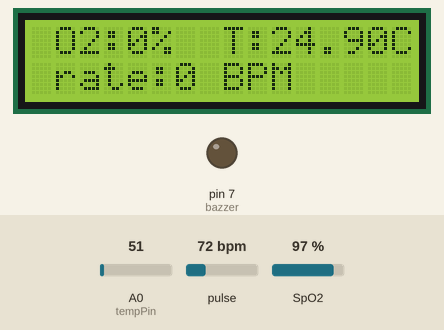
This sketch was run on a simulated Arduino Uno, built with avr-gcc and run on an emulated ATmega328P. On the bench: 16×2 character LCD, output pins drawn as LEDs (lit = HIGH). Dashed ring = blinking. Inputs (shaded band) come from the test bench; at power-on: pulse 72 bpm, A0 (tempPin) = 51, SpO2 97 %. What the sketch prints to the serial monitor is not drawn.

Above: at 1.6 s.
1.7 s: pulse set to 158 bpm
At 4.2 s:
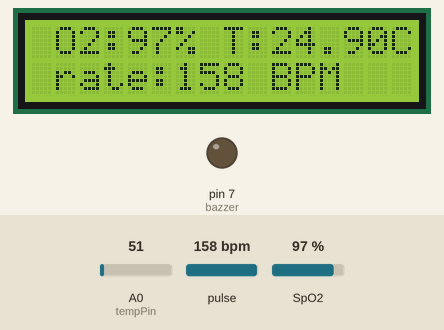
4.3 s: A0 (tempPin) set to 61
At 5.7 s:
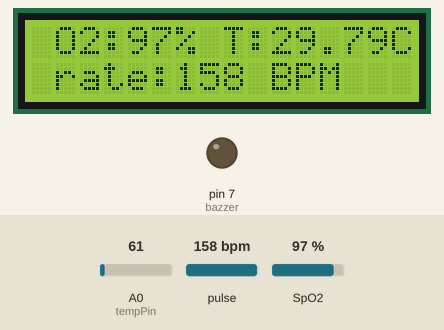
6.5 s: SpO2 set to 80 %
At 9.0 s:
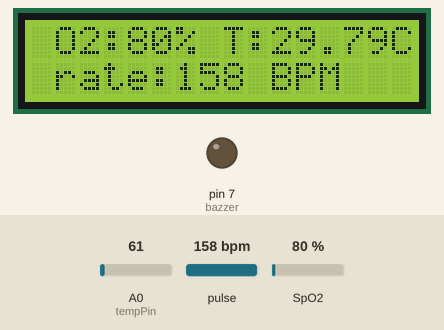
9.5 s: A0 (tempPin) set to 71
At 11.2 s:
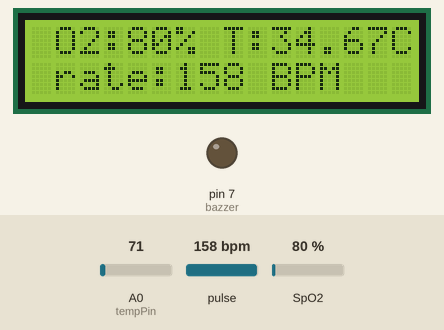
11.5 s: pulse set to 61 bpm
At 14.3 s:
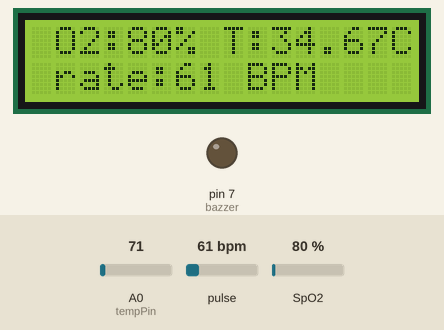
14.6 s: pulse set to 58 bpm
At 16.8 s:
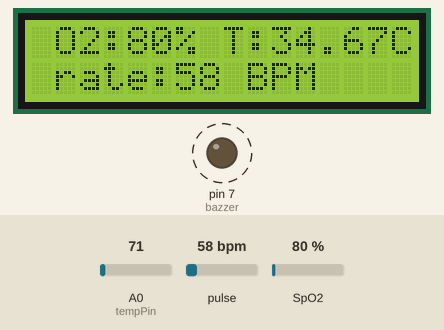
Timing chart, 0 to 18.6 s (numbered marks = the images above; inputs shaded):
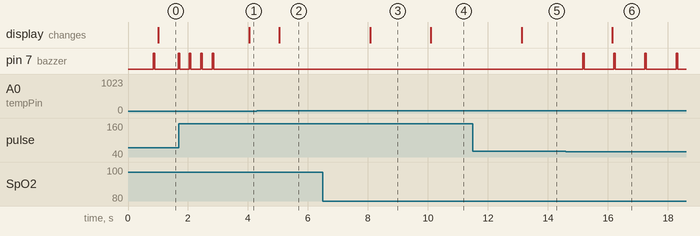

The sketch:

Finalcode.ino
```cpp
#include <LiquidCrystal.h>
#include <Wire.h>
#include "MAX30100_PulseOximeter.h"
#define REPORTING_PERIOD_MS     1000
const int rs = 12, en = 11, d4 = 5, d5 = 4, d6 = 3, d7 = 2;
LiquidCrystal lcd(rs, en, d4, d5, d6, d7);
int bazzer =7;
int heart;
int spo;
int flag=0;
PulseOximeter pox;
int tempPin=A0;
float temp;
float reading;
uint32_t tsLastReport = 0;
int swich=1;
int swich_flag=0;

void onBeatDetected()
{
    Serial.println("Beat!");
    if(heart <60){
          digitalWrite(bazzer,1);
          delay(50);
          digitalWrite(bazzer,0);
          }
    if(heart==0){
      digitalWrite(bazzer,1);
      }
}

void setup()
{
  pinMode(bazzer,OUTPUT);
 pinMode(tempPin,INPUT);
  lcd.begin(16, 2);
  lcd.print("Hi..Lets do it");
    Serial.begin(115200);

    Serial.print("Initializing pulse oximeter..");


    if (!pox.begin()) {
        Serial.println("FAILED");
        for(;;);
    } else {
        Serial.println("SUCCESS");
    }


    pox.setOnBeatDetectedCallback(onBeatDetected);

}

void loop()
{


  digitalWrite(bazzer,0);


    pox.update();


    if (millis() - tsLastReport > REPORTING_PERIOD_MS) {
        Serial.print("Heart rate:");
         lcd.clear();
      reading=analogRead(tempPin);
      temp=(reading/1024)*500;
      Serial.println(temp);
         lcd.setCursor(7, 0);
        lcd.print(" T:");
        lcd.print(temp);
        lcd.print("C");
    lcd.setCursor(1, 1);
    lcd.print("rate:");
        lcd.print(heart);
        lcd.print(" BPM");
        heart= pox.getHeartRate();
        Serial.print(pox.getHeartRate());
        Serial.print("bpm / SpO2:");
         lcd.setCursor(1, 0);
    lcd.print("O2:");
        lcd.print(spo);
        lcd.print("%");
        spo= pox.getSpO2();
        Serial.print(pox.getSpO2());
        Serial.println("%");

        tsLastReport = millis();
    }


}
```

Measured:
- the behaviour switches between 60 and 59 bpm on pulse (found by bisection; images 5 and 6)
- after the input at 1.7 s, the display: changes after 2.3 s (image 1)
- after the input at 4.3 s, the display: changes after 0.74 s (image 2)
- after the input at 6.5 s, the display: changes after 1.6 s (image 3)
- after the input at 9.5 s, the display: changes after 0.59 s (image 4)
- after the input at 11.5 s, the display: changes after 1.6 s (image 5)
- after the input at 14.6 s, pin 7 (bazzer): alternates HIGH for 0.05 s and LOW for 0.98 s, starting after 0.56 s; the display: changes after 1.5 s (image 6)
- by itself, pin 7 (bazzer): alternates HIGH for 0.05 s and LOW for 0.33 s, 7 changes in all, then stays LOW
